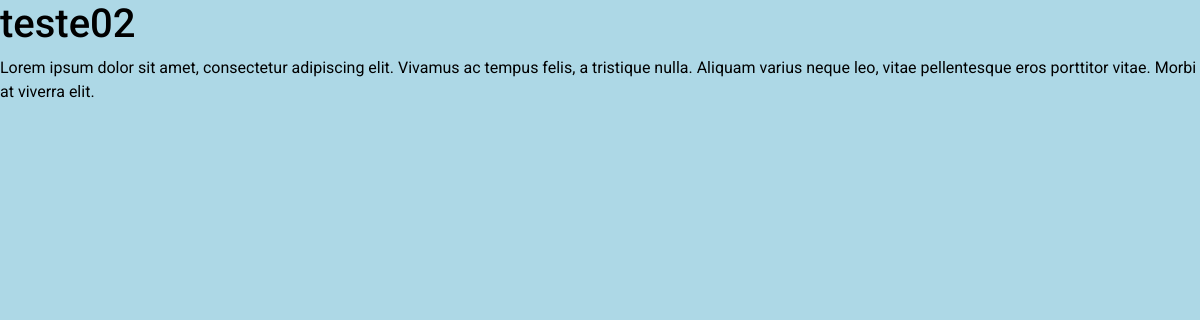
The page /admin/viewBlog.php?id=1 on the database its author committed.
### tables this page shows
CREATE TABLE `posts` (
  `id` int(11) NOT NULL,
  `title` varchar(30) NOT NULL,
  `description` longtext NOT NULL,
  `data` date NOT NULL,
  `image` varchar(150) NOT NULL
);

### admin/viewBlog.php (the view, shortened to what this page needs)
<?php
include_once('../config/connection.php');
$id = $_GET['id'];
$stmt = $connect->prepare('SELECT id, title,description FROM posts WHERE id = :id');
$stmt->execute(array('id' => $id));
$results = $stmt->fetchALL(PDO::FETCH_ASSOC);
?>
<!DOCTYPE html>
<html lang="pt-br">
<head>
		<link href="https://cdn.jsdelivr.net/npm/bootstrap@5.2.0-beta1/dist/css/bootstrap.min.css" rel="stylesheet">
	<link rel="stylesheet" href="https://cdn.jsdelivr.net/npm/bootstrap-icons@1.8.3/font/bootstrap-icons.css">
	<link rel="stylesheet" href="css/style.css">
</head>
<body>
	<?php foreach($results as $posts): ?>
		<h1><?= $posts["title"]?></h1>
		<p><?= $posts["description"]?></p>
	<?php endforeach; ?>
</body>
</html>

### css/style.css (style rules this page uses)
body { background-color: #ADD8E6; color: black; }
* { font-family: 'Roboto', sans-serif; margin: 0; padding: 0; }
html { scroll-behavior: smooth; }

### rows shown on the page
posts: title "teste02", description "Lorem ipsum dolor sit amet, consectetur adipiscing elit. Vivamus ac tempus felis, a tristique nulla. Aliquam varius neque leo, vitae pellentesque eros porttitor vitae. Morbi at viverra elit."
